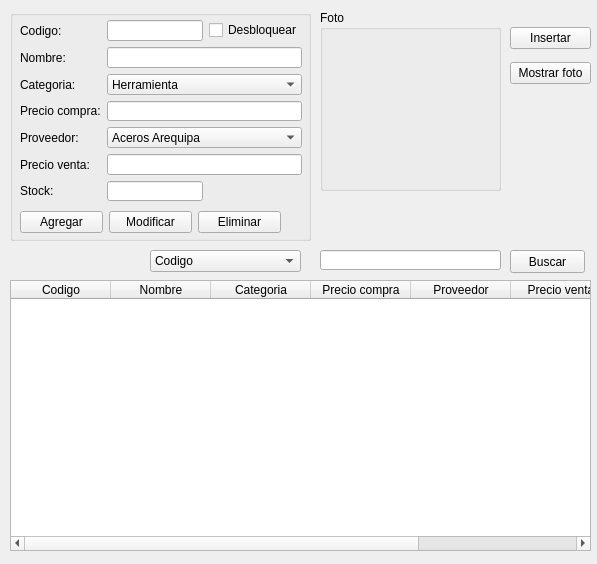
<?xml version="1.0" encoding="UTF-8"?>
<ui version="4.0">
 <class>frm_productos</class>
 <widget class="QWidget" name="frm_productos">
  <property name="geometry">
   <rect>
    <x>0</x>
    <y>0</y>
    <width>597</width>
    <height>564</height>
   </rect>
  </property>
  <property name="windowTitle">
   <string>Form</string>
  </property>
  <widget class="QTableWidget" name="tabla_productos">
   <property name="geometry">
    <rect>
     <x>10</x>
     <y>280</y>
     <width>581</width>
     <height>271</height>
    </rect>
   </property>
   <column>
    <property name="text">
     <string>Codigo</string>
    </property>
   </column>
   <column>
    <property name="text">
     <string>Nombre</string>
    </property>
   </column>
   <column>
    <property name="text">
     <string>Categoria</string>
    </property>
   </column>
   <column>
    <property name="text">
     <string>Precio compra</string>
    </property>
   </column>
   <column>
    <property name="text">
     <string>Proveedor</string>
    </property>
   </column>
   <column>
    <property name="text">
     <string>Precio venta</string>
    </property>
   </column>
   <column>
    <property name="text">
     <string>Stock</string>
    </property>
   </column>
  </widget>
  <widget class="QLineEdit" name="txt_buscar">
   <property name="geometry">
    <rect>
     <x>320</x>
     <y>250</y>
     <width>181</width>
     <height>20</height>
    </rect>
   </property>
  </widget>
  <widget class="QPushButton" name="btn_buscar">
   <property name="geometry">
    <rect>
     <x>510</x>
     <y>250</y>
     <width>75</width>
     <height>23</height>
    </rect>
   </property>
   <property name="text">
    <string>Buscar</string>
   </property>
  </widget>
  <widget class="QComboBox" name="cbx_buscar">
   <property name="geometry">
    <rect>
     <x>150</x>
     <y>250</y>
     <width>151</width>
     <height>22</height>
    </rect>
   </property>
   <item>
    <property name="text">
     <string>Codigo</string>
    </property>
   </item>
   <item>
    <property name="text">
     <string>Nombre</string>
    </property>
   </item>
   <item>
    <property name="text">
     <string>Categoria</string>
    </property>
   </item>
   <item>
    <property name="text">
     <string>Precio compra</string>
    </property>
   </item>
   <item>
    <property name="text">
     <string>Precio venta</string>
    </property>
   </item>
  </widget>
  <widget class="QGroupBox" name="gpBox_formulario">
   <property name="geometry">
    <rect>
     <x>10</x>
     <y>10</y>
     <width>301</width>
     <height>231</height>
    </rect>
   </property>
   <property name="title">
    <string/>
   </property>
   <widget class="QWidget" name="gridLayoutWidget">
    <property name="geometry">
     <rect>
      <x>10</x>
      <y>10</y>
      <width>282</width>
      <height>181</height>
     </rect>
    </property>
    <layout class="QGridLayout" name="gridLayout">
     <item row="2" column="0">
      <widget class="QLabel" name="label_3">
       <property name="text">
        <string>Categoria:</string>
       </property>
      </widget>
     </item>
     <item row="5" column="0">
      <widget class="QLabel" name="label_4">
       <property name="text">
        <string>Precio venta:</string>
       </property>
      </widget>
     </item>
     <item row="1" column="0">
      <widget class="QLabel" name="label_2">
       <property name="text">
        <string>Nombre:</string>
       </property>
      </widget>
     </item>
     <item row="0" column="1">
      <widget class="QLineEdit" name="txt_codigo"/>
     </item>
     <item row="0" column="0">
      <widget class="QLabel" name="label">
       <property name="text">
        <string>Codigo:</string>
       </property>
      </widget>
     </item>
     <item row="3" column="0">
      <widget class="QLabel" name="label_5">
       <property name="text">
        <string>Precio compra:</string>
       </property>
      </widget>
     </item>
     <item row="4" column="0">
      <widget class="QLabel" name="label_6">
       <property name="text">
        <string>Proveedor:</string>
       </property>
      </widget>
     </item>
     <item row="3" column="1" colspan="2">
      <widget class="QLineEdit" name="txt_precio_compra"/>
     </item>
     <item row="4" column="1" colspan="2">
      <widget class="QComboBox" name="cbx_proveedor">
       <item>
        <property name="text">
         <string>Aceros Arequipa</string>
        </property>
       </item>
       <item>
        <property name="text">
         <string>Tuberias PAVCO</string>
        </property>
       </item>
      </widget>
     </item>
     <item row="5" column="1" colspan="2">
      <widget class="QLineEdit" name="txt_precio_venta"/>
     </item>
     <item row="2" column="1" colspan="2">
      <widget class="QComboBox" name="cbx_categoria">
       <item>
        <property name="text">
         <string>Herramienta</string>
        </property>
       </item>
       <item>
        <property name="text">
         <string>Material construccion</string>
        </property>
       </item>
      </widget>
     </item>
     <item row="0" column="2">
      <widget class="QCheckBox" name="checkBox">
       <property name="text">
        <string>Desbloquear</string>
       </property>
      </widget>
     </item>
     <item row="1" column="1" colspan="2">
      <widget class="QLineEdit" name="txt_nombre"/>
     </item>
     <item row="6" column="1">
      <widget class="QLineEdit" name="txt_stock"/>
     </item>
     <item row="6" column="0">
      <widget class="QLabel" name="label_7">
       <property name="text">
        <string>Stock:</string>
       </property>
      </widget>
     </item>
    </layout>
   </widget>
   <widget class="QWidget" name="horizontalLayoutWidget">
    <property name="geometry">
     <rect>
      <x>10</x>
      <y>200</y>
      <width>261</width>
      <height>25</height>
     </rect>
    </property>
    <layout class="QHBoxLayout" name="horizontalLayout">
     <item>
      <widget class="QPushButton" name="btn_agregar">
       <property name="text">
        <string>Agregar</string>
       </property>
      </widget>
     </item>
     <item>
      <widget class="QPushButton" name="btn_modificar">
       <property name="text">
        <string>Modificar</string>
       </property>
      </widget>
     </item>
     <item>
      <widget class="QPushButton" name="btn_eliminar">
       <property name="text">
        <string>Eliminar</string>
       </property>
      </widget>
     </item>
    </layout>
   </widget>
  </widget>
  <widget class="QGroupBox" name="gpBox_foto">
   <property name="geometry">
    <rect>
     <x>320</x>
     <y>10</y>
     <width>181</width>
     <height>181</height>
    </rect>
   </property>
   <property name="title">
    <string>Foto</string>
   </property>
   <widget class="QLabel" name="lbl_foto">
    <property name="geometry">
     <rect>
      <x>10</x>
      <y>20</y>
      <width>161</width>
      <height>151</height>
     </rect>
    </property>
    <property name="text">
     <string/>
    </property>
    <property name="pixmap">
     <pixmap>../../Layout/imagenes/taladro.png</pixmap>
    </property>
    <property name="scaledContents">
     <bool>true</bool>
    </property>
   </widget>
  </widget>
  <widget class="QWidget" name="verticalLayoutWidget">
   <property name="geometry">
    <rect>
     <x>510</x>
     <y>20</y>
     <width>81</width>
     <height>71</height>
    </rect>
   </property>
   <layout class="QVBoxLayout" name="verticalLayout">
    <item>
     <widget class="QPushButton" name="btn_insertar_foto">
      <property name="text">
       <string>Insertar</string>
      </property>
     </widget>
    </item>
    <item>
     <widget class="QPushButton" name="btn_mostrar_foto">
      <property name="text">
       <string>Mostrar foto</string>
      </property>
     </widget>
    </item>
   </layout>
  </widget>
 </widget>
 <resources/>
 <connections/>
</ui>
